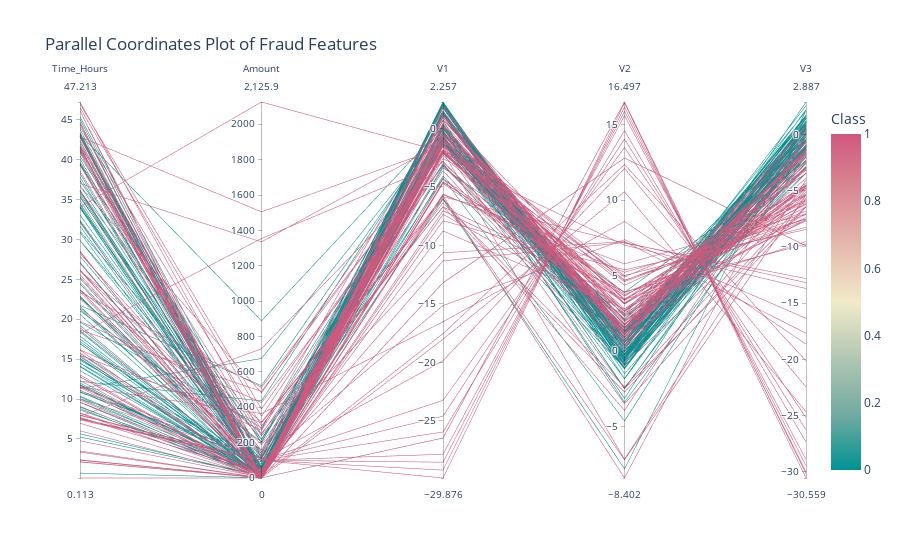

The notebook cell this image was saved under:
### Markdown cell above
### 1. Parallel Coordinates Plot

•	**Type:** Parallel plot of Time, Amount, and top 3 PCA components

•	**Rationale:** Reveals multidimensional fraud patterns

•	**Insight:** Potential identification of fraud "pathways" through features

### Code cell
# Create balanced sample using pd.concat() instead of append()
fraud_sample = df[df['Class'] == 1].sample(100, random_state=42)
normal_sample = df[df['Class'] == 0].sample(100, random_state=42)
sample_df = pd.concat([fraud_sample, normal_sample])

# Create parallel coordinates plot
fig = px.parallel_coordinates(
    sample_df,
    dimensions=['Time_Hours', 'Amount', 'V1', 'V2', 'V3'],
    color='Class',
    color_continuous_scale=px.colors.diverging.Tealrose,
    title='Parallel Coordinates Plot of Fraud Features'
)

# Add custom hover information
fig.update_traces(
    line=dict(colorbar=dict(title='Fraud Probability')),
    selector=dict(type='parcoords')
)

fig.show()

### Figure 1 — Plotly figure (JSON) as saved in the notebook; plotly's stock layout.template omitted (floating-point values rounded to 4 significant figures; data arrays with more than 128 entries replaced by an {"elided": "..."} marker saying what was removed)
{"data": [{"dimensions": [{"label": "Time_Hours", "values": {"elided": "200 float values"}}, {"label": "Amount", "values": {"elided": "200 float values"}}, {"label": "V1", "values": {"elided": "200 float values"}}, {"label": "V2", "values": {"elided": "200 float values"}}, {"label": "V3", "values": {"elided": "200 float values"}}], "domain": {"x": [0, 1], "y": [0, 1]}, "line": {"color": {"elided": "200 int values"}, "coloraxis": "coloraxis", "colorbar": {"title": {"text": "Fraud Probability"}}}, "name": "", "type": "parcoords"}], "layout": {"coloraxis": {"colorbar": {"title": {"text": "Class"}}, "colorscale": [[0, "rgb(0, 147, 146)"], [0.1667, "rgb(114, 170, 161)"], [0.3333, "rgb(177, 199, 179)"], [0.5, "rgb(241, 234, 200)"], [0.6667, "rgb(229, 185, 173)"], [0.8333, "rgb(217, 137, 148)"], [1, "rgb(208, 88, 126)"]]}, "legend": {"tracegroupgap": 0}, "title": {"text": "Parallel Coordinates Plot of Fraud Features"}}}
